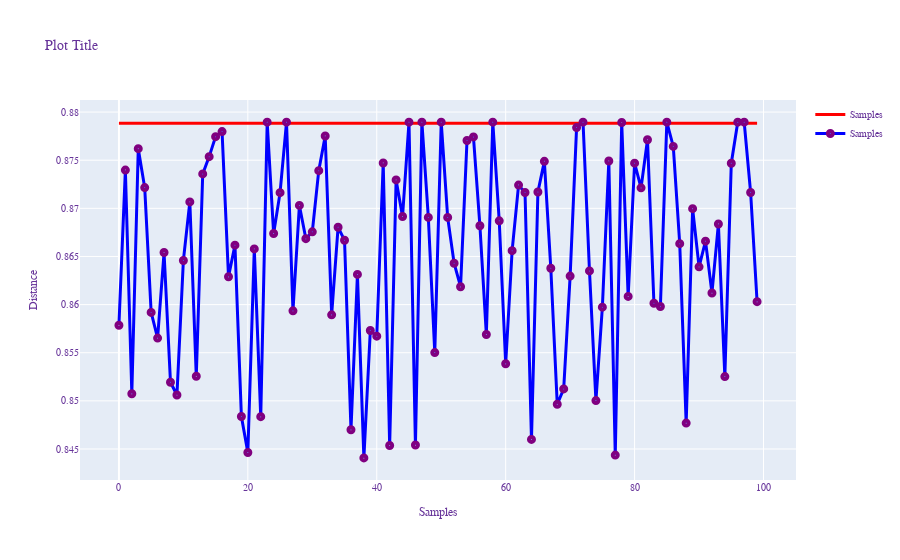

Notebook source saved alongside this figure:
### Code cell
svdd.plot_distance(radius, distance)
